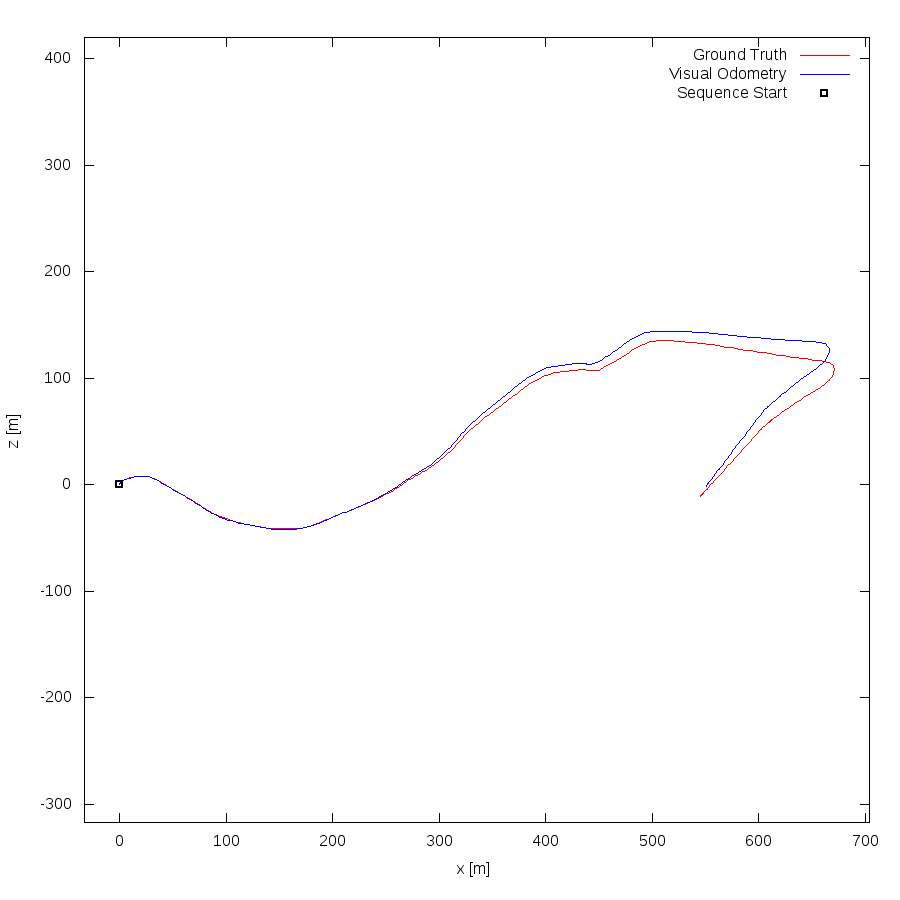

Write the gnuplot code that produced this figure.
set term postscript eps enhanced color
set output "10.eps"
set size ratio -1
set xrange [-33:704]
set yrange [-317:420]
set xlabel "x [m]"
set ylabel "z [m]"
plot "10.txt" using 1:2 lc rgb "#FF0000" title 'Ground Truth' w lines,"10.txt" using 3:4 lc rgb "#0000FF" title 'Visual Odometry' w lines,"< head -1 10.txt" using 1:2 lc rgb "#000000" pt 4 ps 1 lw 2 title 'Sequence Start' w points
